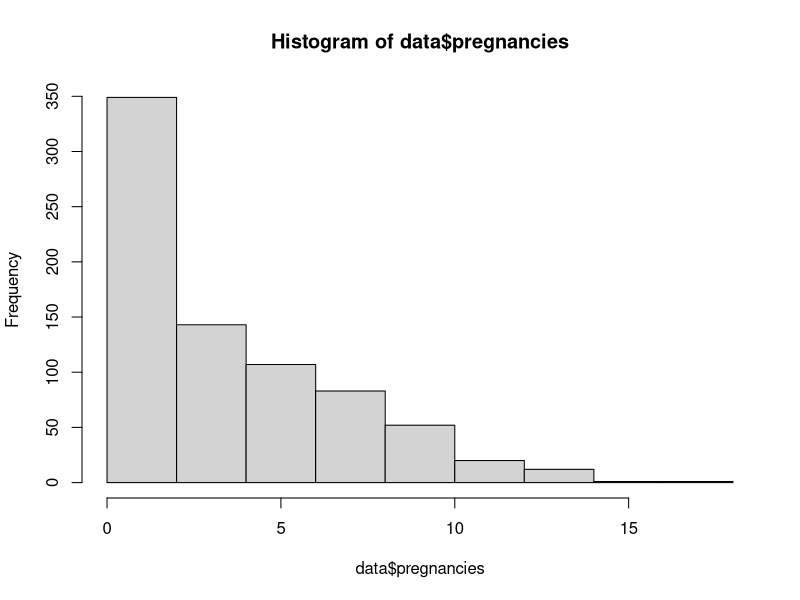
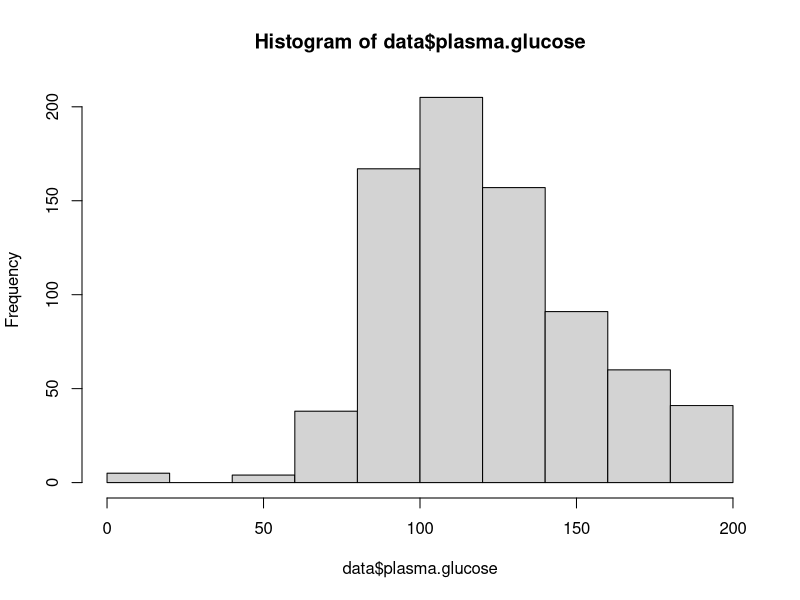
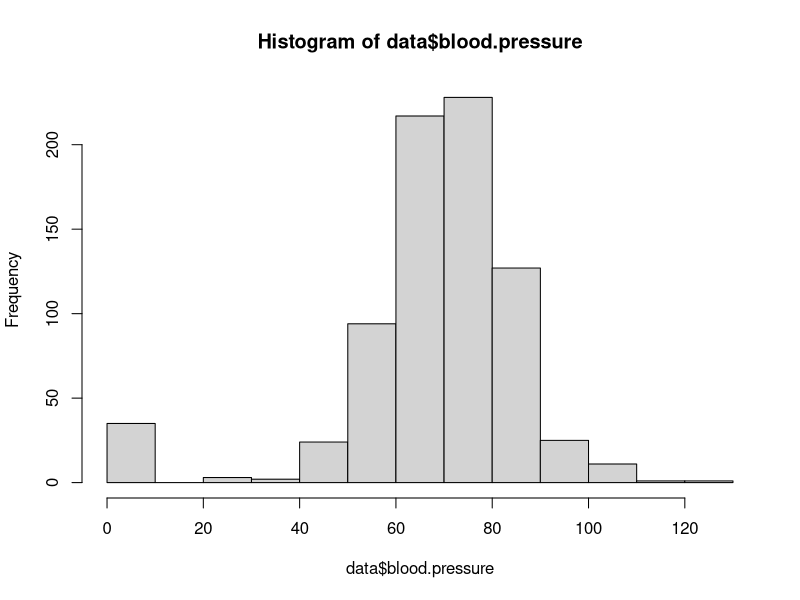
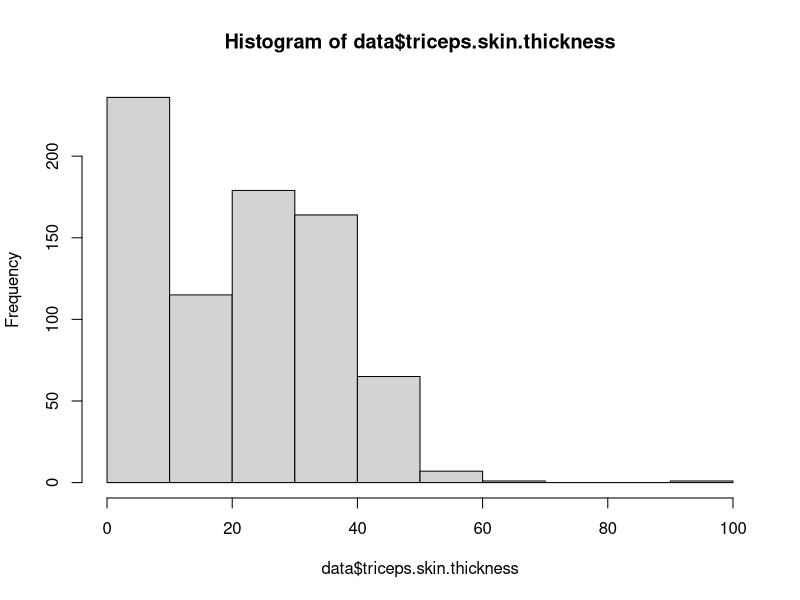
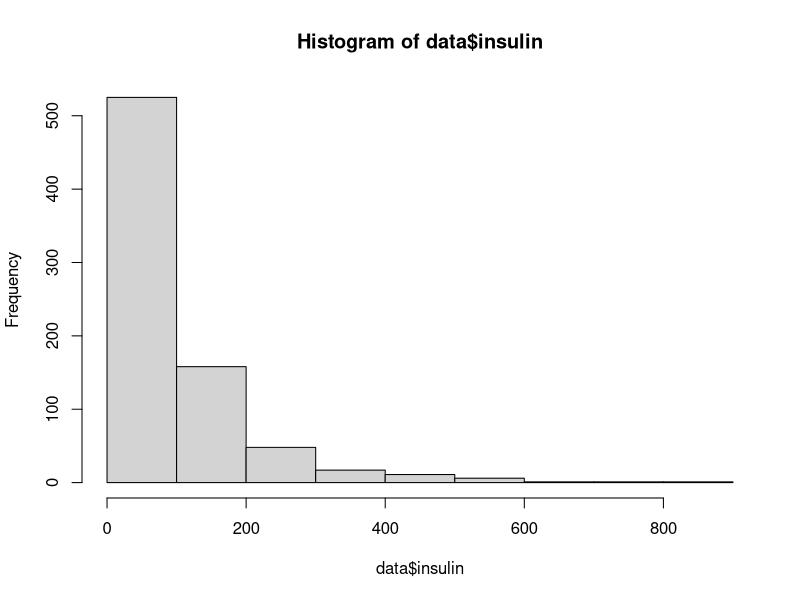
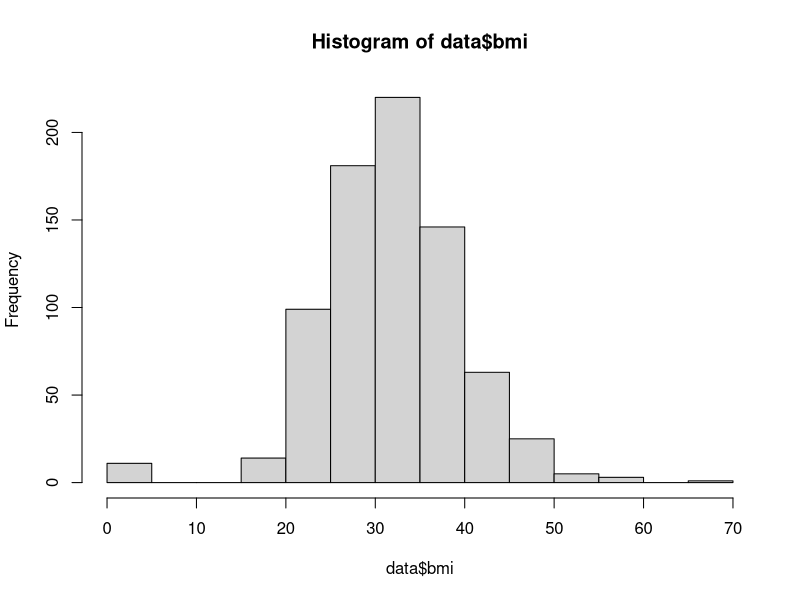
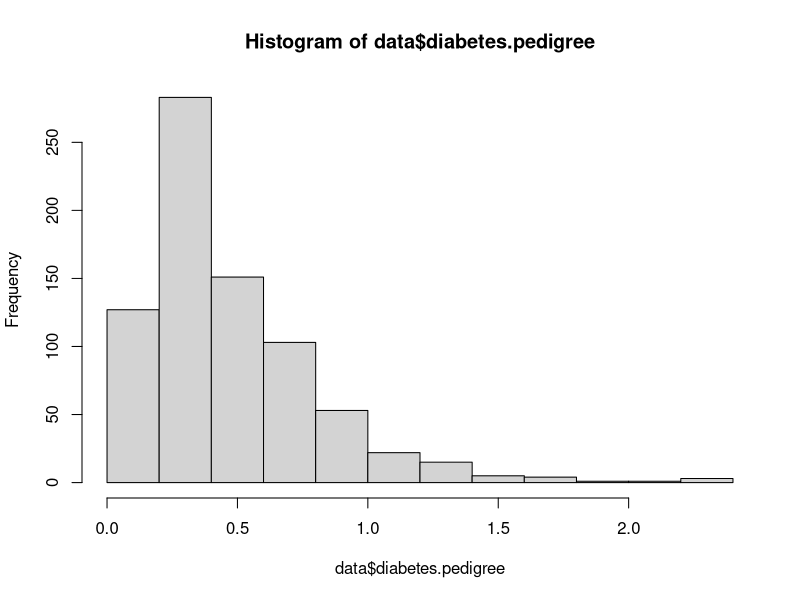
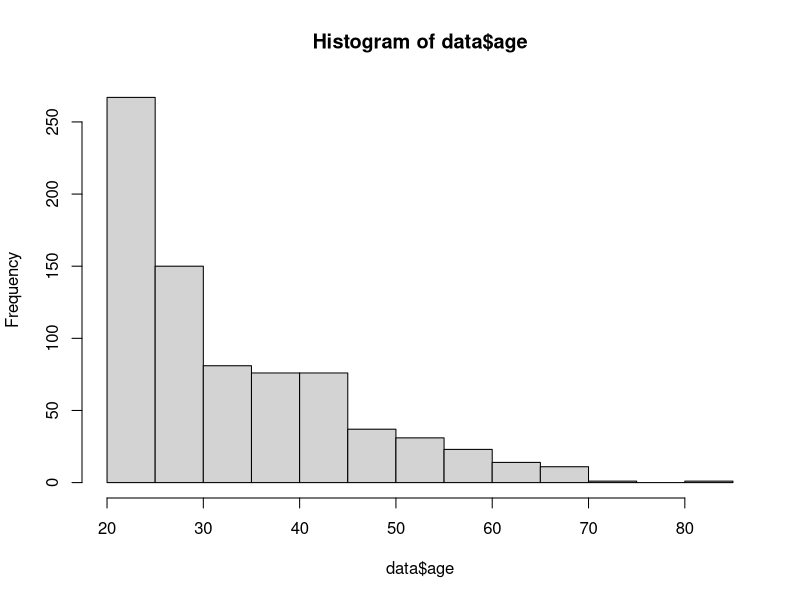

These figures' R source, in order:
###
# Data Mining and Text Mining - Assignment 1
# Dawit Nida
# Eyob Woldegiorgis
# February 2015
###

# Get the working directory
getwd()

# Read data
data = read.csv("diabetes.csv")

# Check file exists
ls()

## Q1.a
# How many data points are in the diabetes dataset? How many
# variables, i.e., dimensions?

# Inspect the names of the variables in the loaded data frame called 'data'
vars <- names(data)
vars

# Count the number of columns and rows in the data set
num_col <- ncol(data)
num_row <- nrow(data)
num_col
num_row

## Q1.b. How many missing values are there in the diabetes variable?
miss_row <- data[which(is.na(data$diabetes)),]
nrow(miss_row)

# Filter out missing values (NA) in diabetes variable
na.omit(data$diabetes)

## Q1.b. How many people with diabetes have a BMI of 30 or higher in the dataset?
count_people <- length(which(data$diabetes == 1 & data$bmi >= 30 ))
count_people

# Plot histogram of age variable to illustrate its distribution
# barplot(table(data$pregnancies), xlab = "pregnancies", ylab="Frequency", col = "blue", main="Bar chart")
# barplot(table(data$plasma.glucose), xlab = "plasma.glucose", ylab="Frequency", col = "red", main="Bar chart")
# barplot(table(data$blood.pressure), xlab = "blood.pressure", ylab="Frequency", col = "blue", main="Bar chart")
# barplot(table(data$age), xlab = "age", ylab="Frequency", col = "blue", main="Bar chart")
# barplot(table(data$insulin), xlab = "insulin", ylab="Frequency", col = "blue", main="Bar chart")
# barplot(table(data$diabetes.pedigree), xlab = "diabetes.pedigree", ylab="Frequency", col = "blue", main="Bar chart")
# barplot(table(data$bmi), xlab = "BMI", ylab="Frequency", col = "blue", main="Bar chart")
# barplot(table(data$diabetes), xlab = "diabetes", ylab="Frequency", col = "blue", main="Bar chart")

# Q2  Judging by common sense, do the distributions of values seem
# realistic, or can you identify any problems
hist(data$pregnancies)
hist(data$plasma.glucose)
hist(data$blood.pressure)
hist(data$triceps.skin.thickness)
hist(data$insulin)
hist(data$bmi)
hist(data$diabetes.pedigree)
hist(data$age)
hist(data$diabetes)

## Q3. summary statistics 
data_summary <- summary(data)
data_summary

## Q3.a. What is the range of age ?
age_range <- range(data$age)
age_range

# Filter out missing values (NA) in diabetes variable
na.omit(data$diabetes)

# relationship between age and blood pressure
plot(data$age, data$blood.pressure,
     col =c("red","blue"), 
     main="Relationship between Age & Blood pressure")

# linear model, plot
# lm(data$blood.pressure~data$age)
# y = 56.0009 + 0.3942*x

# Best fit line
# abline(lm(data$blood.pressure~data$age))

# Set color according to presence of diabetes (black=no diabetes, red=diabetes)
pairs(data[1:8], col=c("green","red")[data$diabetes+1], cex=0.05)
?pairs

# Density plots to visualize the different distributions of diabetes and non-diabetes cases, including their means
par(mfrow=c(3,3))
for(i in 1:(ncol(data)-1)){
  plot(density(data[which(data$diabetes==0),i]), main=names(data)[i])
  lines(density(data[which(data$diabetes==1),i]),col="green")
  abline(v=mean(data[which(data$diabetes==0),i]), lty=3) 
  abline(v=mean(data[which(data$diabetes==1),i]), lty=3, col="red")
}

# Correlation matrix of variables in diabetes data set
cor(data, data$plasma.glucose)
cor.test(data$age, data$pregnancies)
cor(data, data$age)

# Mean difference
# Values of the age variable for data points with diabetes (diabetes variable equals 1)

data$age[which(data$diabetes == 1)]

# Standardize (scale and center) each column of data separately
scaled_data <- scale(data)
scaled_data

# Mean difference significance test
t.test(data$pregnancies~data$diabetes)
t.test(data$plasma.glucose~data$diabetes)
t.test(data$blood.pressure~data$diabetes)
t.test(data$triceps.skin.thickness~data$diabetes)
t.test(data$insulin~data$diabetes)
t.test(data$bmi~data$diabetes)
t.test(data$diabetes.pedigree~data$diabetes)
t.test(data$age~data$diabetes)

mean_diff <- c(1.587419,30.8531,2.65238,2.46558,30.46182,4.84747,0.1230949,5.88997)
sort(mean_diff)

?plot
